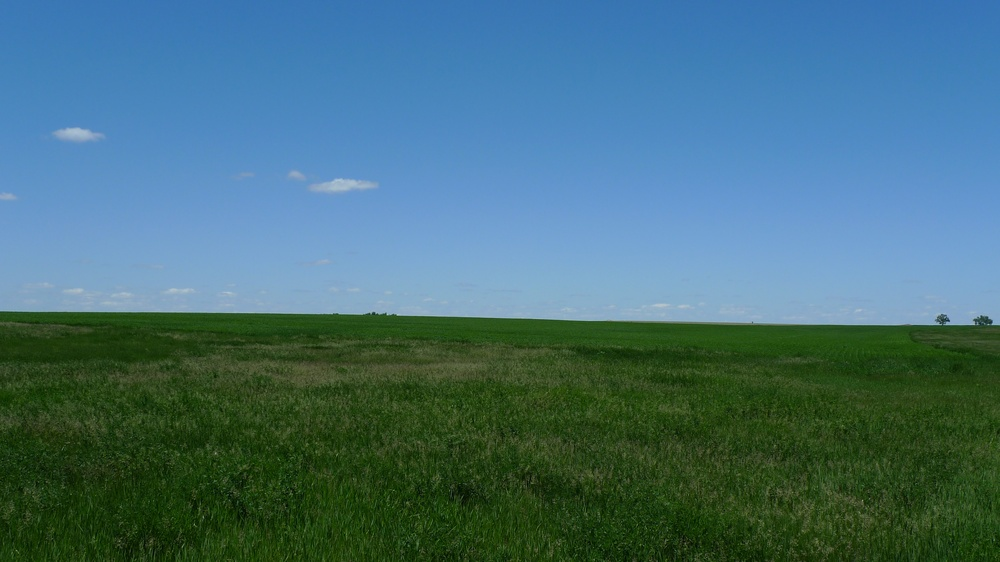
//> input picture img/grass copy.jpg, 1000 x 562 px, shrunk from 3968 x 2232 before the run, given in place of taxi_intersect.mp4, which was not available
$ ./DisplayImage   (built with g++ and OpenCV 4)
//> lines starting //> are read from the running program, lines starting //| are printed output that depends on the picture; after the words box and inside, x2 and y2 are one past the last pixel; in counts of white or black regions, pixels touching at a corner belong together; pictures that were not available may be replaced by others from this repository, and a replacement may not be noted
// [28 lines of commented-out code are left out]

#include <stdio.h>
#include "opencv2/opencv.hpp"

using namespace cv;

int main(int, char**)
{
    VideoCapture cap("../vid/taxi_intersect.mp4"); // open the default camera "../vid/flying_turn.avi"
    if(!cap.isOpened()){  // check if we succeeded
        std::cout << "error" << std::endl;
        return -1;
    }
    std::cout << "hey" << std::endl;
    Mat edges;
    namedWindow("edges",1);
    for(;;)
    {
        Mat frame;
        // cap >> frame; // get a new frame from camera
        cap.read(frame);
//> frame is the input picture: 562 rows x 1000 cols, CV_8UC3; mean B, G, R 119.8, 110.6, 69.1
        std::cout << "frame shape " << frame.rows << " " << frame.cols << std::endl;
//| frame shape 562 1000
        if(frame.empty()){
            std::cout << "bye" << std::endl;
            break;
        }
        cvtColor(frame, edges, COLOR_BGR2GRAY);
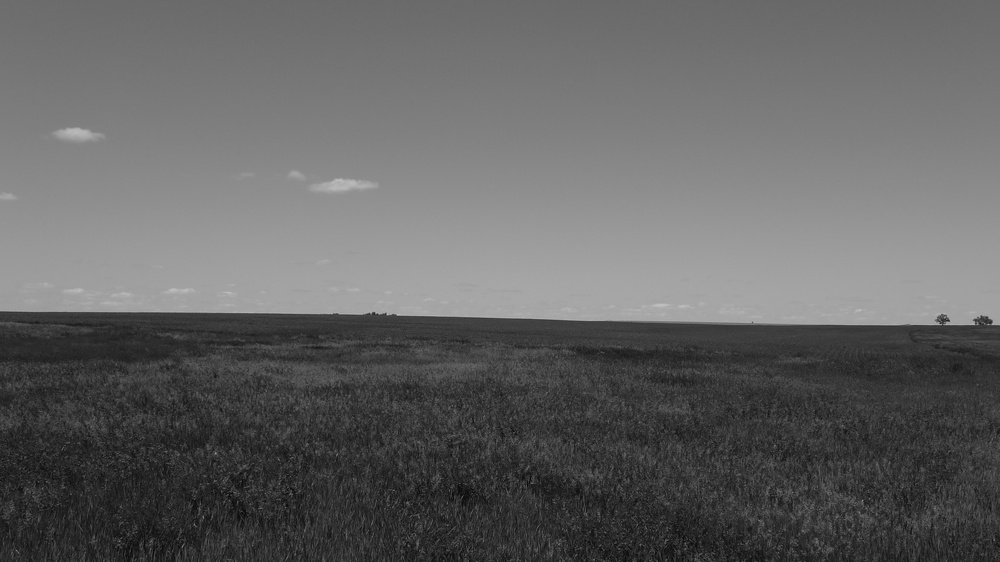
//> edges: 562 rows x 1000 cols, CV_8UC1; min 6, max 194, mean 99.2
        GaussianBlur(edges, edges, Size(7,7), 1.5, 1.5);
        Canny(edges, edges, 0, 30, 3);
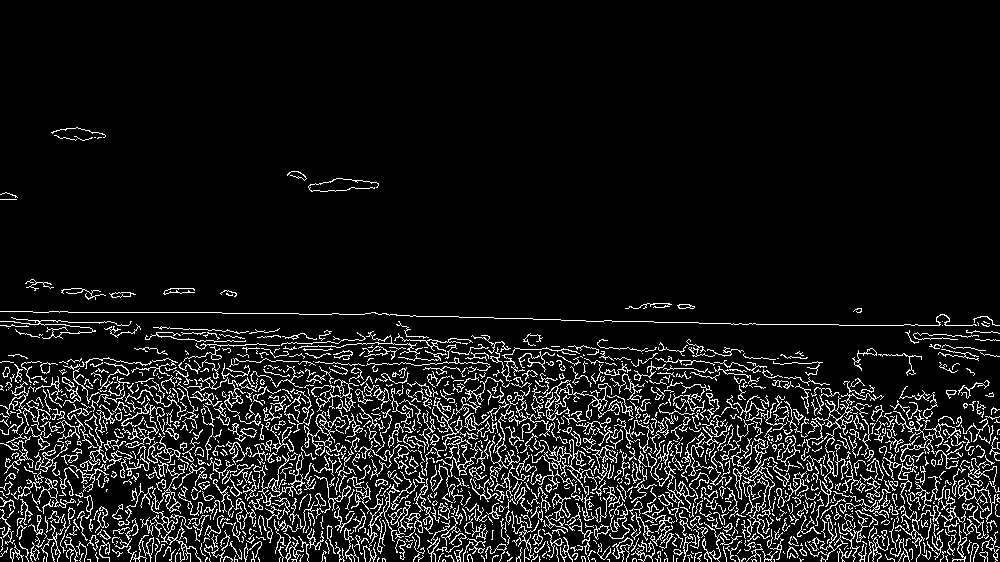
//> edges: 562 rows x 1000 cols, CV_8UC1; 9.3% white in thin lines or dots, all inside (x1, y1, x2, y2) = (0, 127, 1000, 562)
        imshow("edges", edges);

        if (cvWaitKey(33) == 27) {
//> the Esc key is pressed
            break;
        }
    }
    // the camera will be deinitialized automatically in VideoCapture destructor
    std::cout << "exit" << std::endl;
    return 0;
}

$ run again, on img/grass_pitch_high.jpg
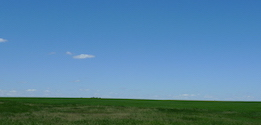
//> input picture img/grass_pitch_high.jpg, 261 x 125 px, given in place of taxi_intersect.mp4, which was not available
//> frame is the input picture: 125 rows x 261 cols, CV_8UC3; mean B, G, R 161.5, 130.7, 84.1
//| frame shape 125 261
//> `cvtColor(frame, edges, COLOR_BGR2GRAY);`:
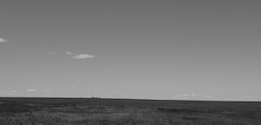
//> edges: 125 rows x 261 cols, CV_8UC1; min 30, max 186, mean 120.2
//> `Canny(edges, edges, 0, 30, 3);`:
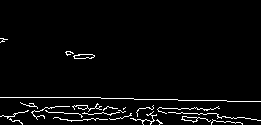
//> edges: 125 rows x 261 cols, CV_8UC1; 3.4% white in thin lines or dots, all inside (x1, y1, x2, y2) = (0, 38, 261, 125)

$ run again, on img/grass_pitch_low.jpg
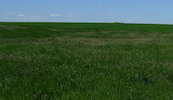
//> input picture img/grass_pitch_low.jpg, 173 x 100 px, given in place of taxi_intersect.mp4, which was not available
//> frame is the input picture: 100 rows x 173 cols, CV_8UC3; mean B, G, R 64.2, 88.2, 61.1
//| frame shape 100 173
//> `GaussianBlur(edges, edges, Size(7,7), 1.5, 1.5);`:
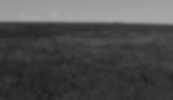
//> edges: 100 rows x 173 cols, CV_8UC1; min 32, max 168, mean 77.4
//> `Canny(edges, edges, 0, 30, 3);`:
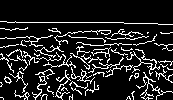
//> edges: 100 rows x 173 cols, CV_8UC1; 13.9% white in thin lines or dots, all inside (x1, y1, x2, y2) = (0, 21, 173, 100)

$ run again, on img/lake.jpg
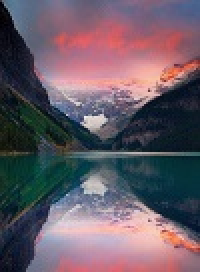
//> input picture img/lake.jpg, 100 x 136 px, given in place of taxi_intersect.mp4, which was not available (shown 2 times larger)
//> frame is the input picture: 136 rows x 100 cols, CV_8UC3; mean B, G, R 102.3, 90.7, 103.7
//| frame shape 136 100
//> `GaussianBlur(edges, edges, Size(7,7), 1.5, 1.5);`:
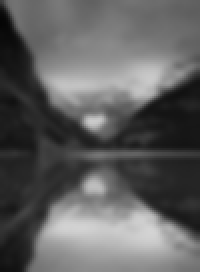
//> edges: 136 rows x 100 cols, CV_8UC1 (shown 2 times larger); min 5, max 212, mean 95.9
//> `Canny(edges, edges, 0, 30, 3);`:
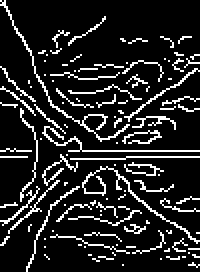
//> edges: 136 rows x 100 cols, CV_8UC1 (shown 2 times larger); 13.8% white in thin lines or dots
